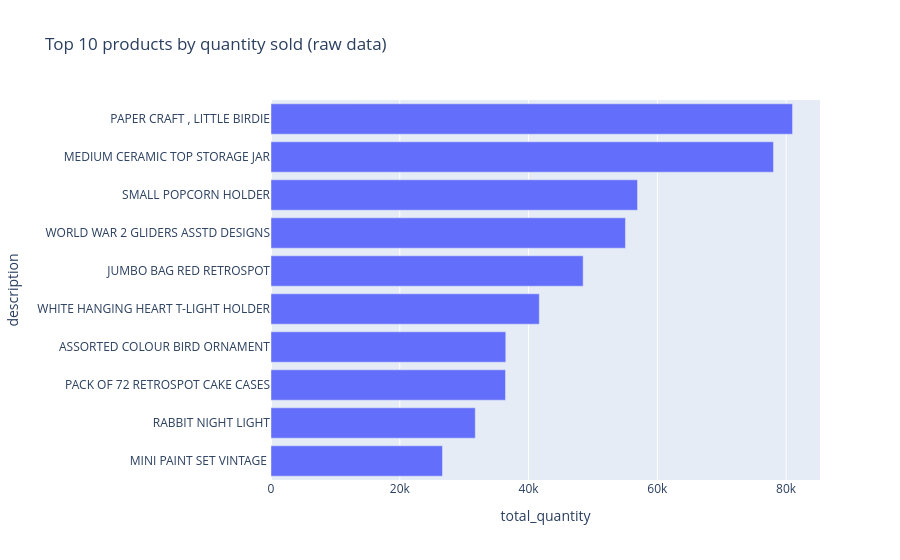

The notebook cell saved with this chart:
### Code cell
fig = px.bar(
    top_products_quantity.sort_values("total_quantity"),
    x="total_quantity",
    y="description",
    orientation="h",
    title="Top 10 products by quantity sold (raw data)",
)
fig.show()

### Figure 1 — Plotly figure (JSON) as saved in the notebook; plotly's stock layout.template omitted (floating-point values rounded to 4 significant figures)
{"data": [{"hovertemplate": "total_quantity=%{x}<br>description=%{y}<extra></extra>", "legendgroup": "", "marker": {"color": "#636efa", "pattern": {"shape": ""}}, "name": "", "orientation": "h", "showlegend": false, "textposition": "auto", "type": "bar", "x": [26633, 31722, 36419, 36461, 41664, 48478, 55047, 56921, 78033, 80995], "xaxis": "x", "y": ["MINI PAINT SET VINTAGE ", "RABBIT NIGHT LIGHT", "PACK OF 72 RETROSPOT CAKE CASES", "ASSORTED COLOUR BIRD ORNAMENT", "WHITE HANGING HEART T-LIGHT HOLDER", "JUMBO BAG RED RETROSPOT", "WORLD WAR 2 GLIDERS ASSTD DESIGNS", "SMALL POPCORN HOLDER", "MEDIUM CERAMIC TOP STORAGE JAR", "PAPER CRAFT , LITTLE BIRDIE"], "yaxis": "y"}], "layout": {"barmode": "relative", "legend": {"tracegroupgap": 0}, "title": {"text": "Top 10 products by quantity sold (raw data)"}, "xaxis": {"anchor": "y", "domain": [0.0, 1.0], "title": {"text": "total_quantity"}}, "yaxis": {"anchor": "x", "domain": [0.0, 1.0], "title": {"text": "description"}}}}
